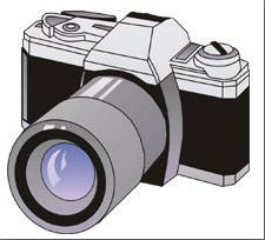
#> input picture TutorialFreeCodeCamp/img/Camara2.PNG, 265 x 240 px, found by its file name
$ python transformations.py
#> lines starting #> are read from the running program, lines starting #| are printed output that depends on the picture
import cv2 as cv
import numpy as np

img = cv.imread("TutorialFreeCodeCamp/img/Camara2.png")
#> img is the input picture: shape (240, 265, 3); mean B, G, R 171.1, 168.3, 170
cv.imshow("Camara", img)

#1. Transladar
# -x ---> Transladar a la izquierda
# -y ---> Transladar hacia arriba
# x ---> Transladar a la derecha
# y ---> Transladar hacia abajo

def translate(img, x, y): #img = imagen, x e y a los pixeles en los cuales quieres trasladar (la posicion)
    transMatrix = np.float32([[1,0,x],[0,1,y]])
    dimension = (img.shape[1], img.shape[0])
    return cv.warpAffine(img,transMatrix,dimension)

# [6 lines of commented-out code are left out]
def rotation(img, angle, rotPoint = None):
#> called with angle = 45
    (height,width) = img.shape[:2]
#> height = 240; width = 265
    #Rotar en base del centro
    if rotPoint == None:
        rotPoint = (width//2,height//2)
#> rotPoint = (132, 120)
    #Rotar en base del punto que se nos proporciona
    rotMatrix = cv.getRotationMatrix2D(rotPoint,angle,1.0)
    dimensions = (width,height)
#> dimensions = (265, 240)

    return cv.warpAffine(img,rotMatrix,dimensions)
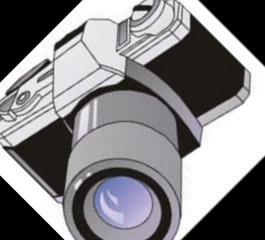
#> returned value: shape (240, 265, 3); mean of channels 0, 1, 2 132.1, 129.5, 131; drawn as B, G, R

rotate1 = rotation(img,45)
# cv.imshow("rotate1",rotate1)

#3.Reescalar de nuevo

resized = cv.resize(img,(400,400), interpolation=cv.INTER_CUBIC)
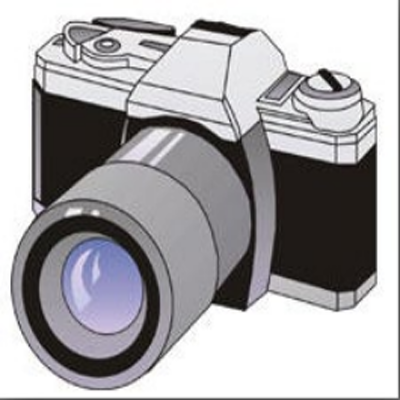
#> resized: shape (400, 400, 3); mean B, G, R 171.1, 168.3, 170
# cv.imshow("resized",resized)
#4. Flipping

flip = cv.flip(img, -1) #0 = Flipear la imagen verticalmente / 1 = Horizontalmente /-1 = Verticalmente y horizontalmente
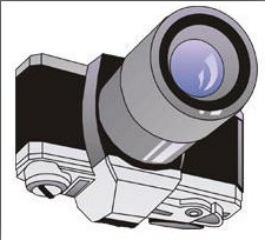
#> flip: shape (240, 265, 3); mean B, G, R 171.1, 168.3, 170
cv.imshow("flip",flip)

#Cropping img[altura, ancho]
cropped = img[100:400, 100:300]
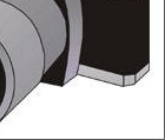
#> cropped: shape (140, 165, 3); mean B, G, R 161.4, 160.7, 162.5
cv.imshow("Cropped",cropped)

cv.waitKey(0)

$ run again, with TutorialFreeCodeCamp/img/Fotografia_transparente.png copied over TutorialFreeCodeCamp/img/Camara2.PNG
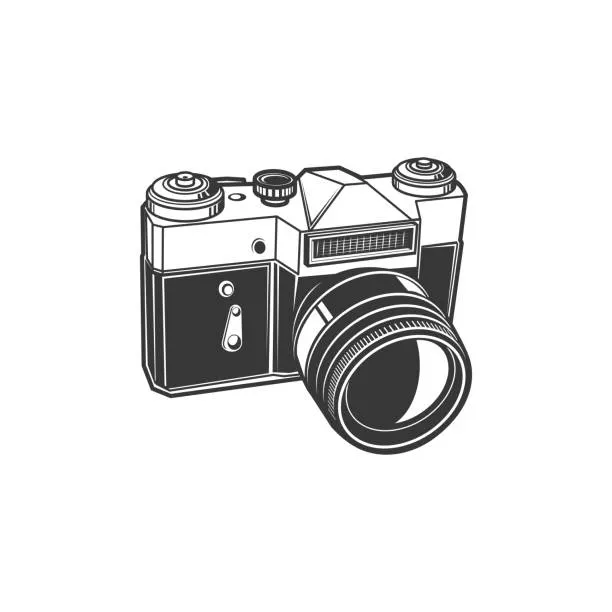
#> input picture TutorialFreeCodeCamp/img/Fotografia_transparente.png, 612 x 612 px, found by its file name
#> img is the input picture: shape (612, 612, 3); mean B, G, R 229.1, 229.1, 229.1
#> in rotation, `return cv.warpAffine(img,rotMatrix,dimensions)`:
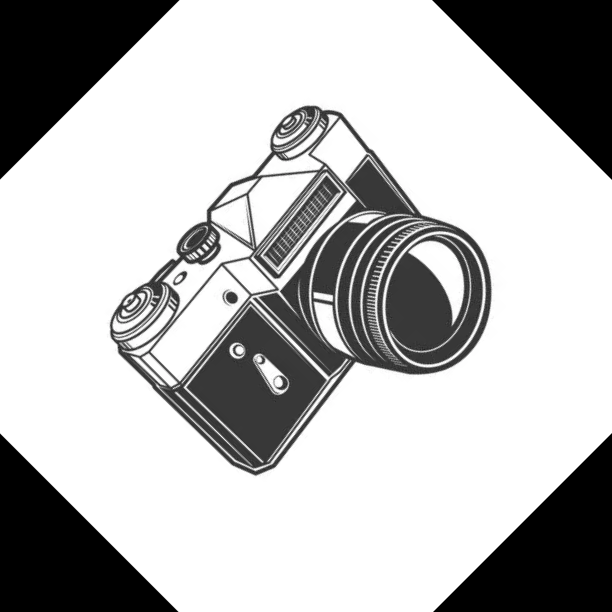
#> returned value: shape (612, 612, 3); mean of channels 0, 1, 2 185.4, 185.4, 185.4; drawn as B, G, R
#> `cropped = img[100:400, 100:300]`:
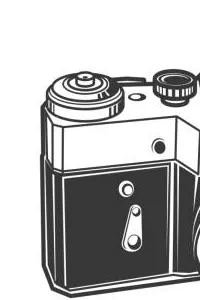
#> cropped: shape (300, 200, 3); mean B, G, R 183.7, 183.7, 183.7
